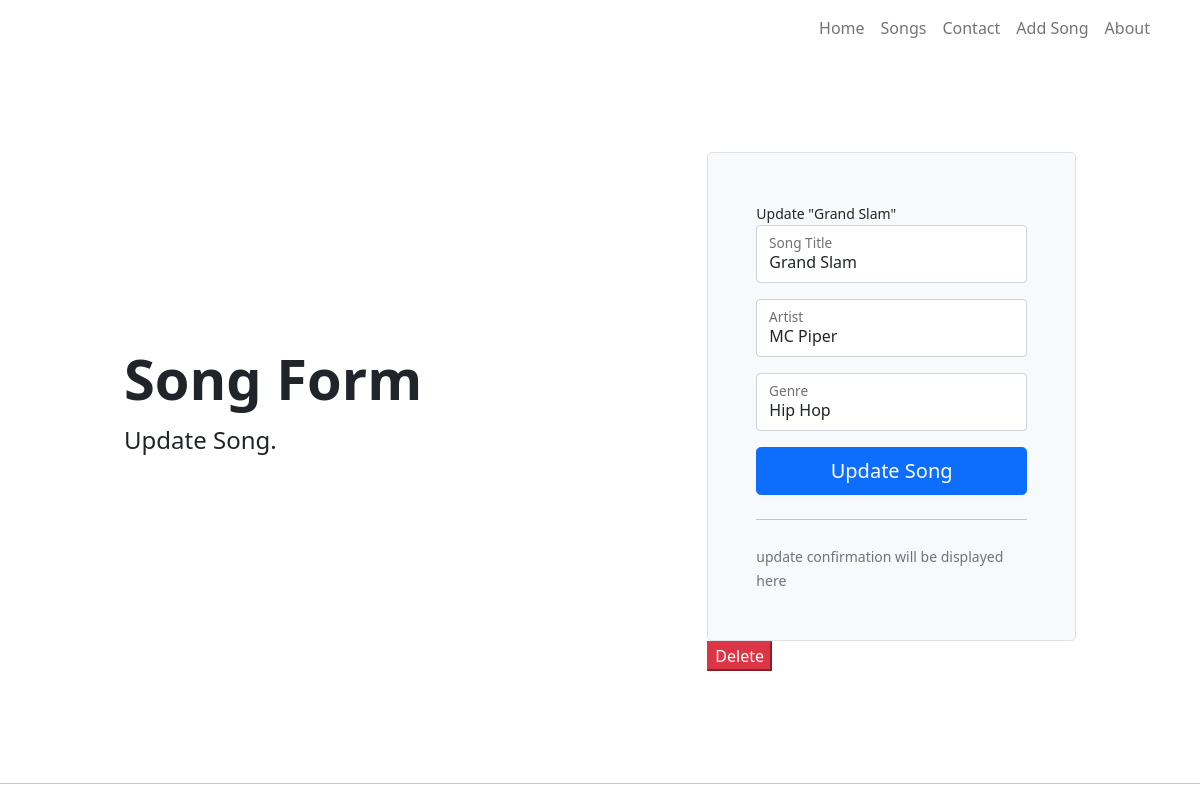
The app's page /9/update/ with its own data.
### tables this page shows
CREATE TABLE "songs" (
	"SongID"	INTEGER NOT NULL UNIQUE,
	"Title"	TEXT,
	"Artist"	TEXT,
	"Genre"	TEXT,
	PRIMARY KEY("SongID" AUTOINCREMENT)
);

### c9WebFlask/app.py (the view, shortened to what this page needs)
@app.route('/<int:songID>/update/', methods = ('GET','POST'))
def update(songID): # passed in the primary key(songID) from the song table
    aSongRecord = getSong(songID)
    return render_template('updatesongs.html', title='Update Songs' ,aSongRecord = aSongRecord)

### c9WebFlask/app.py (called while the page is built)
def musicDBConnection():
    conn = sql.connect('Part 1 Dfe Flask App/c7Music.db')
    conn.row_factory = sql.Row
    return conn

def getSong(recordID): #pass in recordID as a parameter
    conn = musicDBConnection()
    cursor = conn.cursor()
    aSong = cursor.execute('SELECT * FROM songs WHERE songID =?', (recordID,)).fetchone()
    conn.close()
    if aSong is None:
        abort(Response(f'No record {aSong} was found in the db'))
    return aSong

### c9WebFlask/templates/updatesongs.html
{% extends 'base.html' %}
{% block content %}
 <div class="container col-xl-10 col-xxl-8 px-4 py-5">
    <div class="row align-items-center g-lg-5 py-5">
      <div class="col-lg-7 text-center text-lg-start">
        <h1 class="display-4 fw-bold lh-1 mb-3">Song Form</h1>
        <p class="col-lg-10 fs-4">Update Song.</p>
      </div>
      <div class="col-md-10 mx-auto col-lg-5">
        <form method="post" class="p-4 p-md-5 border rounded-3 bg-light">
             <small class="text-lg-center"> {% block title %} Update "{{ aSongRecord['title'] }}" {% endblock %}</small>
          <div class="form-floating mb-3">
            <input type="text" class="form-control" id="Title" name="Title"  placeholder="Song title" value="{{ request.form['Title'] or aSongRecord['Title']}}">
            <label for="Title">Song Title</label>
          </div>
           <div class="form-floating mb-3">
            <input type="text" class="form-control" id="Title" name="Artist"  placeholder="Song Artist" value="{{ request.form['Artist'] or aSongRecord['Artist']}}">
            <label for="Title">Artist</label>
          </div>
           <div class="form-floating mb-3">
            <input type="text" class="form-control" id="Genre" name="Genre"  placeholder="Song Genre" value="{{ request.form['Genre'] or aSongRecord['Genre']}}">
            <label for="Title">Genre</label>
          </div>
                    <button class="w-100 btn btn-lg btn-primary" type="submit">Update Song</button>
          <hr class="my-4">
          <small class="text-muted"> update confirmation will be displayed here</small>
        </form>
    <form action="{{url_for('delete', songID=aSongRecord['songID'])}}" method="POST">
        <input type="submit" value="Delete" onclick="return confirm('Are you sure you want to delete this song')" class="btn-danger">
    </form>
      </div>
    </div>
  </div>
 <hr>
{% endblock content %}

### records on screen
songs: title "Grand Slam", Title "Grand Slam", Artist "MC Piper", Genre "Hip Hop"
